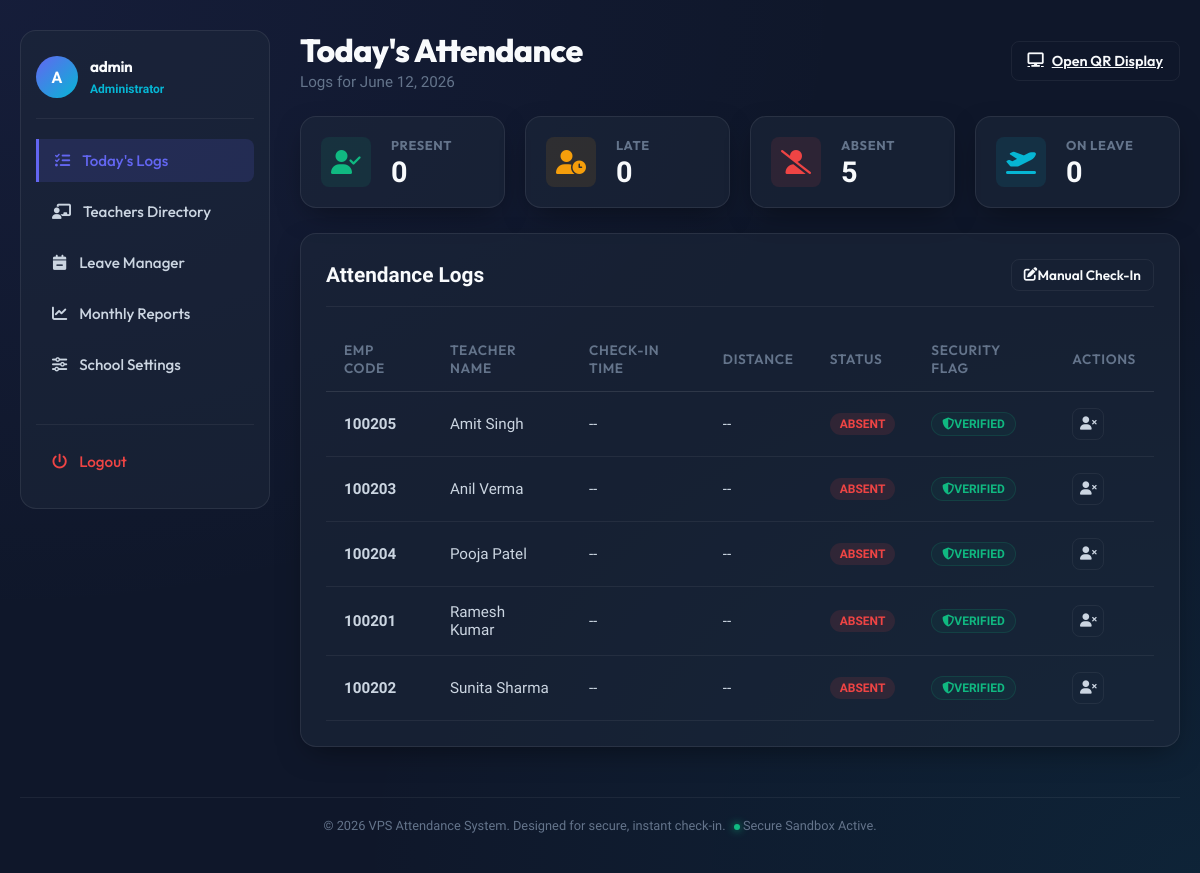
Screenshot of /admin (signed in) with the database file from the repository.
### models.py (models this page shows)
class Teacher(Base):
    __tablename__ = "teachers"
    id = Column(Integer, primary_key=True, index=True)
    employee_code = Column(String, unique=True, index=True, nullable=False)
    name = Column(String, nullable=False)
    phone = Column(String, nullable=True)
    device_fingerprint = Column(String, nullable=True)  # Lock to teacher's primary device
    is_active = Column(Boolean, default=True)
    created_at = Column(DateTime, default=datetime.datetime.utcnow)
    attendances = relationship("Attendance", back_populates="teacher")
    leaves = relationship("Leave", back_populates="teacher")

### main.py (the view)
@app.get("/admin", response_class=HTMLResponse)
def get_admin_dashboard(request: Request, db: Session = Depends(get_db)):
    if not is_admin_authenticated(request):
        return RedirectResponse(url="/admin/login", status_code=status.HTTP_303_SEE_OTHER)
    config = crud.get_system_config(db)
    teachers = crud.get_teachers(db)
    today = datetime.date.today()
    attendance_records = crud.get_attendance_for_date(db, today)
    attendance_map = {r.teacher_id: r for r in attendance_records}
    active_leaves = crud.get_leaves_active_on_date(db, today)
    leave_teacher_ids = {l.teacher_id for l in active_leaves}
    logs_summary = []
    present_count = 0
    late_count = 0
    absent_count = 0
    leave_count = 0
    for teacher in teachers:
        if not teacher.is_active:
            continue
        record = attendance_map.get(teacher.id)
        if record:
            status_val = record.status
            check_in_time = record.check_in_time.strftime("%I:%M:%S %p") if record.check_in_time else "--"
            distance_meters = record.distance_meters
            flagged = not record.is_verified
            flag_reason = record.verification_notes if flagged else ""
            if status_val == "Present":
                present_count += 1
            elif status_val == "Late":
                late_count += 1
            elif status_val == "On Leave":
                leave_count += 1
            elif status_val == "Absent":
                absent_count += 1
        elif teacher.id in leave_teacher_ids:
            status_val = "On Leave"
            check_in_time = "--"
            distance_meters = None
            flagged = False
            flag_reason = ""
            leave_count += 1
        else:
            status_val = "Absent"
            check_in_time = "--"
            distance_meters = None
            flagged = False
            flag_reason = ""
            absent_count += 1
        logs_summary.append({
            "teacher_id": teacher.id,
            "employee_code": teacher.employee_code,
            "name": teacher.name,
            "check_in_time": check_in_time,
            "distance_meters": distance_meters,
            "status": status_val,
            "flagged": flagged,
            "flag_reason": flag_reason
        })
    leaves_records = db.query(models.Leave).order_by(models.Leave.created_at.desc()).all()
    leaves_summary = []
    for leave in leaves_records:
        leaves_summary.append({
            "id": leave.id,
            "teacher_name": leave.teacher.name if leave.teacher else "Deleted Teacher",
            "leave_type": leave.leave_type,
            "start_date": leave.start_date.strftime("%Y-%m-%d"),
            "end_date": leave.end_date.strftime("%Y-%m-%d"),
            "reason": leave.reason,
            "status": leave.status
        })
    metrics = {
        "present": present_count,
        "late": late_count,
        "absent": absent_count,
        "leave": leave_count
    }
    current_date = today.strftime("%B %d, %Y")
    current_month_val = today.strftime("%Y-%m")
    admin_username = "admin" # Default
    admin_session_cookie = request.cookies.get("admin_session")
    return templates.TemplateResponse("admin.html", {
        "request": request,
        "config": config,
        "teachers": teachers,
        "logs": logs_summary,
        "leaves": leaves_summary,
        "metrics": metrics,
        "current_date": current_date,
        "current_month_val": current_month_val,
        "admin_username": admin_username
    })

### templates/admin.html (shortened to what this page needs)
{% extends "base.html" %}
{% block content %}
<div class="admin-layout">
    <aside class="admin-sidebar">
        <div class="admin-profile">
            <div class="admin-avatar">A</div>
            <div class="admin-details">
                <h4>{{ admin_username }}</h4>
                <span>Administrator</span>
            </div>
        </div>
        <ul class="sidebar-menu">
            <li class="menu-item active" id="menu-logs" onclick="switchTab('logs')">
                <button><i class="fa-solid fa-list-check"></i> Today's Logs</button>
            </li>
            <li class="menu-item" id="menu-teachers" onclick="switchTab('teachers')">
                <button><i class="fa-solid fa-chalkboard-user"></i> Teachers Directory</button>
            </li>
            <li class="menu-item" id="menu-leaves" onclick="switchTab('leaves')">
                <button><i class="fa-solid fa-calendar-minus"></i> Leave Manager</button>
            </li>
            <li class="menu-item" id="menu-reports" onclick="switchTab('reports')">
                <button><i class="fa-solid fa-chart-line"></i> Monthly Reports</button>
            </li>
            <li class="menu-item" id="menu-settings" onclick="switchTab('settings')">
                <button><i class="fa-solid fa-sliders"></i> School Settings</button>
            </li>
            <li class="menu-item" style="margin-top: 30px; border-top: 1px solid var(--border-color); padding-top: 15px;">
                <a href="/admin/logout" style="text-decoration: none;">
                    <button style="color: var(--accent-danger);"><i class="fa-solid fa-power-off"></i> Logout</button>
                </a>
            </li>
        </ul>
    </aside>
    <section class="admin-main">
        <div class="dashboard-header">
            <div class="dashboard-title">
                <h2 id="page-title">Today's Attendance</h2>
                <p id="page-subtitle">Logs for {{ current_date }}</p>
            </div>
            <div class="actions-bar">
                <a href="/qr-display" target="_blank" class="btn btn-secondary" style="padding: 10px 16px; font-size: 0.9rem;">
                    <i class="fa-solid fa-display" style="margin-right: 8px;"></i> Open QR Display
                </a>
            </div>
        </div>
        <div class="metrics-grid" id="dashboard-metrics">
            <div class="metric-card">
                <div class="metric-icon present"><i class="fa-solid fa-user-check"></i></div>
                <div class="metric-info">
                    <h5>Present</h5>
                    <div class="metric-value" id="count-present">{{ metrics.present }}</div>
                </div>
            </div>
            <div class="metric-card">
                <div class="metric-icon late"><i class="fa-solid fa-user-clock"></i></div>
                <div class="metric-info">
                    <h5>Late</h5>
                    <div class="metric-value" id="count-late">{{ metrics.late }}</div>
                </div>
            </div>
            <div class="metric-card">
                <div class="metric-icon absent"><i class="fa-solid fa-user-slash"></i></div>
                <div class="metric-info">
                    <h5>Absent</h5>
                    <div class="metric-value" id="count-absent">{{ metrics.absent }}</div>
                </div>
            </div>
            <div class="metric-card">
                <div class="metric-icon leave"><i class="fa-solid fa-plane-departure"></i></div>
                <div class="metric-info">
                    <h5>On Leave</h5>
                    <div class="metric-value" id="count-leave">{{ metrics.leave }}</div>
                </div>
            </div>
        </div>
        <div class="tab-content active" id="tab-logs">
            <div class="panel-card">
                <div class="panel-header">
                    <span class="panel-title">Attendance Logs</span>
                    <button onclick="openModal('force-checkin-modal')" class="btn btn-secondary" style="width: auto; padding: 6px 12px; font-size: 0.85rem;">
                        <i class="fa-solid fa-pen-to-square"></i> Manual Check-In
                    </button>
                </div>
                <div class="table-responsive">
                    <table class="custom-table">
                        <thead>
                            <tr>
                                <th>Emp Code</th>
                                <th>Teacher Name</th>
                                <th>Check-in Time</th>
                                <th>Distance</th>
                                <th>Status</th>
                                <th>Security Flag</th>
                                <th>Actions</th>
                            </tr>
                        </thead>
                        <tbody id="logs-table-body">
                            {% for log in logs %}
                            <tr>
                                <td><strong>{{ log.employee_code }}</strong></td>
                                <td>{{ log.name }}</td>
                                <td>{{ log.check_in_time or '--' }}</td>
                                <td>
                                    {% if log.distance_meters is not none %}
                                        {{ log.distance_meters|round|int }}m
                                    {% else %}
                                        --
                                    {% endif %}
                                </td>
                                <td>
                                    <span class="badge badge-{{ log.status|lower }}">
                                        {{ log.status }}
                                    </span>
                                </td>
                                <td>
                                    {% if log.flagged %}
                                        <span class="badge badge-flagged" title="{{ log.flag_reason }}">
                                            <i class="fa-solid fa-circle-exclamation"></i> Flagged
                                        </span>
                                    {% else %}
                                        <span class="badge badge-present" style="background: rgba(16, 185, 129, 0.05); border: 1px solid rgba(16, 185, 129, 0.15);">
                                            <i class="fa-solid fa-shield-halved"></i> Verified
                                        </span>
                                    {% endif %}
                                </td>
                                <td>
                                    <div class="table-actions">
                                        <button onclick="forceAbsent('{{ log.teacher_id }}')" class="btn-icon reject" title="Mark Absent">
                                            <i class="fa-solid fa-user-xmark"></i>
                                        </button>
                                    </div>
                                </td>
                            </tr>
                            {% endfor %}
                        </tbody>
                    </table>
                </div>
            </div>
        </div>
    </section>
</div>
{% endblock %}

### templates/base.html (shortened to what this page needs)
<!DOCTYPE html>
<html lang="en">
<head>
    <link rel="stylesheet" href="https://cdnjs.cloudflare.com/ajax/libs/font-awesome/6.4.0/css/all.min.css">
    <link rel="stylesheet" href="/static/css/styles.css">
</head>
<body>
    <div class="app-container">
        <main class="content-wrapper">
            {% block content %}{% endblock %}
        </main>
        <footer class="app-footer">
            <p>&copy; 2026 VPS Attendance System. Designed for secure, instant check-in. <span class="status-indicator-dot online"></span> Secure Sandbox Active.</p>
        </footer>
    </div>
</body>
</html>

### templates/admin.html (style rules this page uses)
.app-container { max-width: 1600px; }
.content-wrapper { justify-content: flex-start; align-items: stretch; }

### rows the page displays
Teacher: employee_code "100205", name "Amit Singh", check_in_time "--", status "ABSENT"
Teacher: employee_code "100203", name "Anil Verma", check_in_time "--", status "ABSENT"
Teacher: employee_code "100204", name "Pooja Patel", check_in_time "--", status "ABSENT"
Teacher: employee_code "100201", name "Ramesh Kumar", check_in_time "--", status "ABSENT"
Teacher: employee_code "100202", name "Sunita Sharma", check_in_time "--", status "ABSENT"

### other values shown
{{ admin_username }} "admin"
{{ current_date }} "June 12, 2026"
{{ metrics.present }} "0"
{{ metrics.late }} "0"
{{ metrics.absent }} "5"
{{ metrics.leave }} "0"
